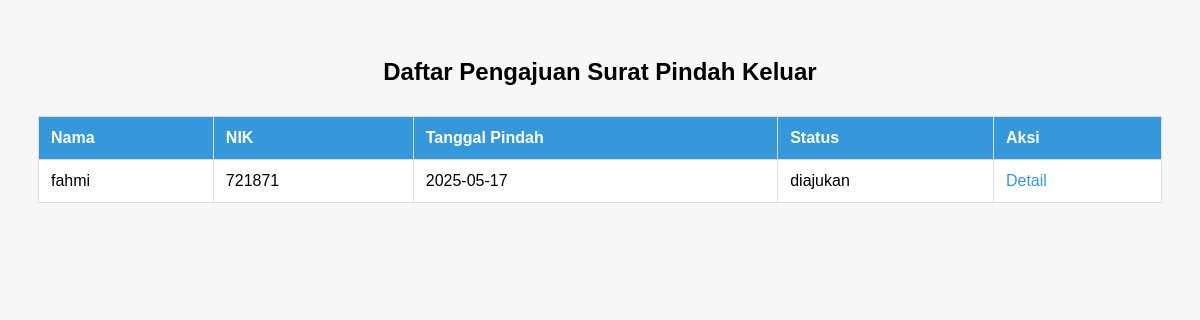
The app's page /keluar/pindah-keluar/ (signed in), older data.
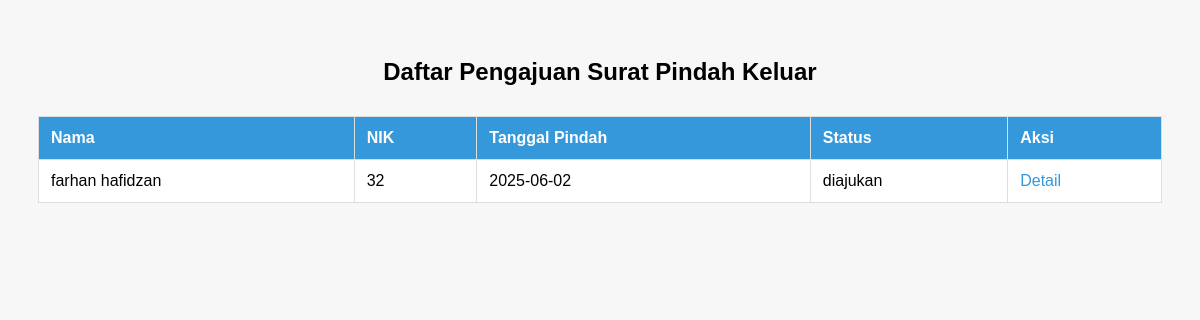
The same page, newer data.
### kembang/models.py (models this page shows, shortened)
class PindahKeluar(models.Model):
    user = models.ForeignKey(User, on_delete=models.CASCADE)
    nama = models.CharField(max_length=100)
    nik = models.CharField(max_length=16)
    asal_daerah = models.CharField(max_length=100)
    tujuan_daerah = models.CharField(max_length=100)
    tanggal_pindah = models.DateField()
    alasan_pindah = models.TextField()
    kk = models.FileField(upload_to='pindah_keluar/kk/')
    ktp = models.FileField(upload_to='pindah_keluar/ktp/')
    surat_pengantar = models.FileField(upload_to='pindah_keluar/surat_pengantar/')
    status = models.CharField(max_length=20, choices=STATUS_CHOICES, default='diajukan')
    no_whatsapp = models.CharField(max_length=15, verbose_name="No. WhatsApp")
    hasil_surat = models.FileField(upload_to='hasil_surat/akta_kematian/', blank=True, null=True)

### kembang/views.py (the view)
# urls.py: path('keluar/pindah-keluar/', views.daftar_pindah_keluar, name='daftar_pengajuan_pindah_keluar'),
@staff_member_required
def daftar_pindah_keluar(request):
    pengajuan = PindahKeluar.objects.all().order_by('-tanggal_pindah')
    return render(request, 'admin/daftar_keluar.html', {'pengajuan': pengajuan})

### kembang/templates/admin/daftar_keluar.html (shortened to what this page needs)
{% load static %}
<!DOCTYPE html>
<html lang="id">
<head>
    <link rel="stylesheet" href="{% static 'css/daftar_pindah.css' %}">
</head>
<body>
    <h2>Daftar Pengajuan Surat Pindah Keluar</h2>
    <table>
        <thead>
            <tr>
                <th>Nama</th>
                <th>NIK</th>
                <th>Tanggal Pindah</th>
                <th>Status</th>
                <th>Aksi</th>
            </tr>
        </thead>
        <tbody>
            {% for item in pengajuan %}
            <tr>
                <td>{{ item.nama }}</td>
                <td>{{ item.nik }}</td>
                <td>{{ item.tanggal_pindah|date:"Y-m-d" }}</td>
                <td>{{ item.status }}</td>
                <td><a href="{% url 'detail_pengajuan_pindah_keluar' item.pk %}">Detail</a>
            </tr>
            {% empty %}
            <tr><td colspan="5">Belum ada pengajuan.</td></tr>
            {% endfor %}
        </tbody>
    </table>
</body>
</html>

Row changes from the older to the newer data that the page shows:
changed PindahKeluar "diajukan": nama "fahmi" → "farhan hafidzan"; nik "721871" → "32"; tanggal_pindah "2025-05-17" → "2025-06-02"
